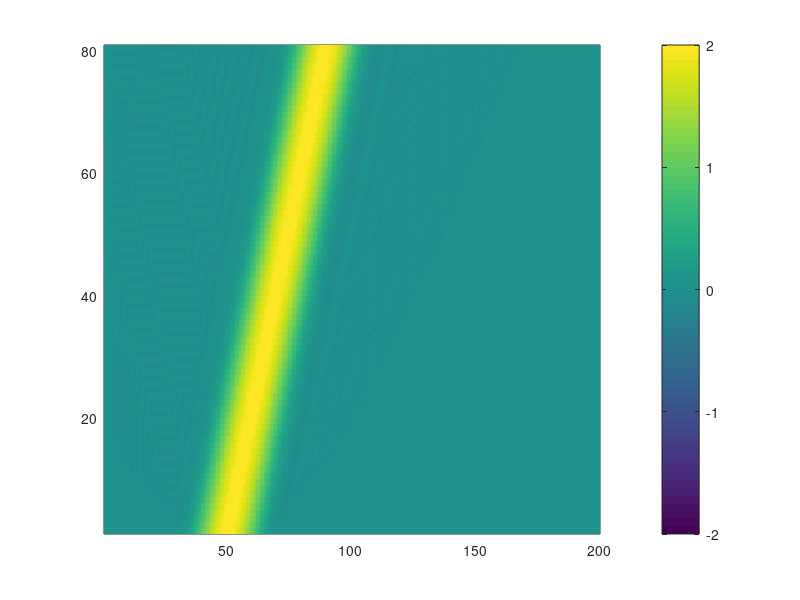

This chart was generated by the following MATLAB code:
clear 
close all

%% condicion inicial
u(1:1:200) = 0;
for jj = -20:20
    u(1,jj+50) = 1 + cos(pi*jj/20);
end
%plot(u)


c = .5;
Del_T = 1;
Del_X = 1;

u5(1:200,1:80)=0;
u5(:,1)=u;

%% primer paso t=1
n=1;
for jj = 2:99
    u5(jj,n+1) = u5(jj,n) - c*(Del_T/2*Del_X)*(u5(jj+1,n) - u5(jj-1,n));
end

%% pasos t = 2:80
for n=2:80
    for jj=3:198
        u5(jj,n+1) = u5(jj,n-1) - ...
            c*2*(Del_T/Del_X)*( ((4/6)*(u5(jj+1,n) -u5(jj-1,n)) ) - ...
            (1/12)*( u5(jj+2,n) - u5(jj-2,n)) );
    end
    for jj = 199:199
        if c>0
           u5(jj,n+1) = u5(jj,n) - c*(Del_T/Del_X)*(u5(jj,n) - u5(jj-1,n));
        else
           u5(jj,n+1) = u5(jj,n) -  c*(Del_T/Del_X)*(u5(jj+1,n) - u5(jj,n));
        end
    end
    
    for jj = 2:2
        if c>0
           u5(jj,n+1) = u5(jj,n) - c*(Del_T/Del_X)*(u5(jj,n) - u5(jj-1,n));
        else
           u5(jj,n+1) = u5(jj,n) - c*(Del_T/Del_X)*(u5(jj+1,n) - u5(jj,n));
        end
    end
u5(1,n+1) = u5(199,n+1);
u5(200,n+1) = u5(2,n+1);
end
    
figure
pcolor(u5'), caxis([-2,2]), shading flat,colorbar
